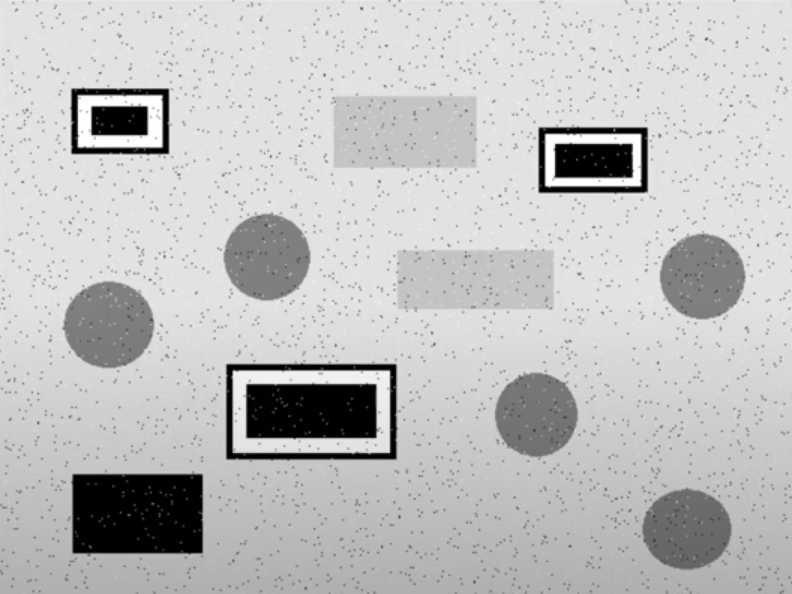
#> input picture Tutorial2D/Ruidos.png, 792 x 594 px
$ python 15_Suavizado.py
#> lines starting #> are read from the running program, lines starting #| are printed output that depends on the picture
import cv2
import numpy as np
import matplotlib.pyplot as plt

## FILTROS

imG = cv2.imread('Ruidos.png', 0)
#> imG: shape (594, 792); min 0, max 255, mean 193.2
cv2.imshow("Normal",imG)

fil1 = np.array([[1,1,1],[1,1,1],[1,1,1]])
fil2 = np.array([[1,1,1],[1,2,1],[1,1,1]])
fil3 = np.array([[1,2,1],[2,4,2],[1,2,1]])

fil1 = fil1/np.sum(fil1)
fil2 = fil2/np.sum(fil2)
fil3 = fil3/np.sum(fil3)

im1 = cv2.filter2D(imG,-1,fil1)     # -1 indica que es toda la imagen. Podemos elegir una región concreta.
im2 = cv2.filter2D(imG,-1,fil2)
im3 = cv2.filter2D(imG,-1,fil3)

cv2.imshow("Filtro Pasa Bajo", np.hstack([im1,im2,im3]))
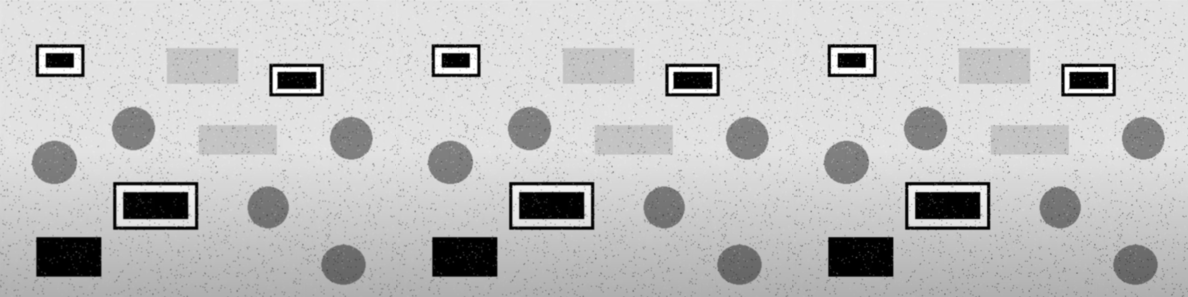
#> window 'Filtro Pasa Bajo': shape (594, 2376) (shown at 1/2 size); min 0, max 255, mean 193.2


fil1 = np.array([[0,-1,0],[-1,5,-1],[0,-1,0]])
fil2 = np.array([[-1,-1,-1],[-1,9,-1],[-1,-1,-1]])
fil3 = np.array([[1,-2,1],[-2,5,-2],[1,-2,1]])

fil1 = fil1/np.sum(fil1)
fil2 = fil2/np.sum(fil2)
fil3 = fil3/np.sum(fil3)

im1 = cv2.filter2D(imG,-1,fil1)
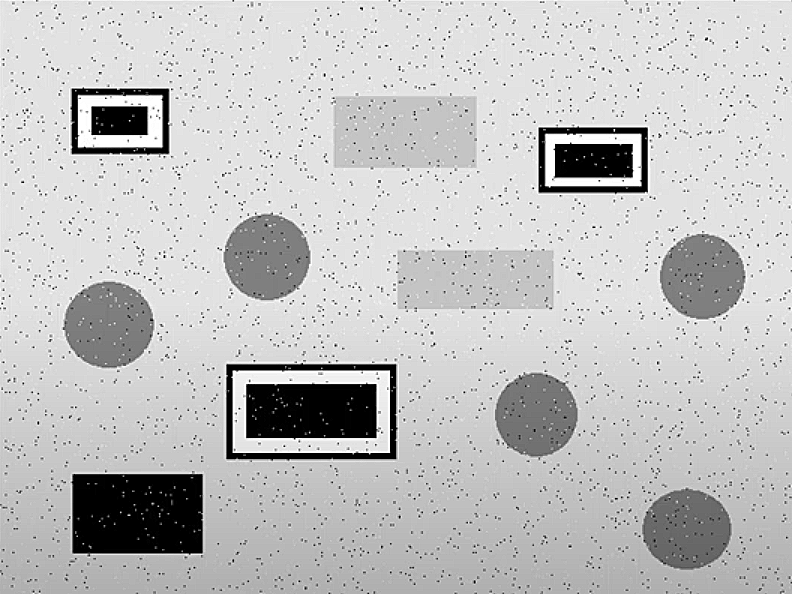
#> im1: shape (594, 792); min 0, max 255, mean 193.4
im2 = cv2.filter2D(imG,-1,fil2)
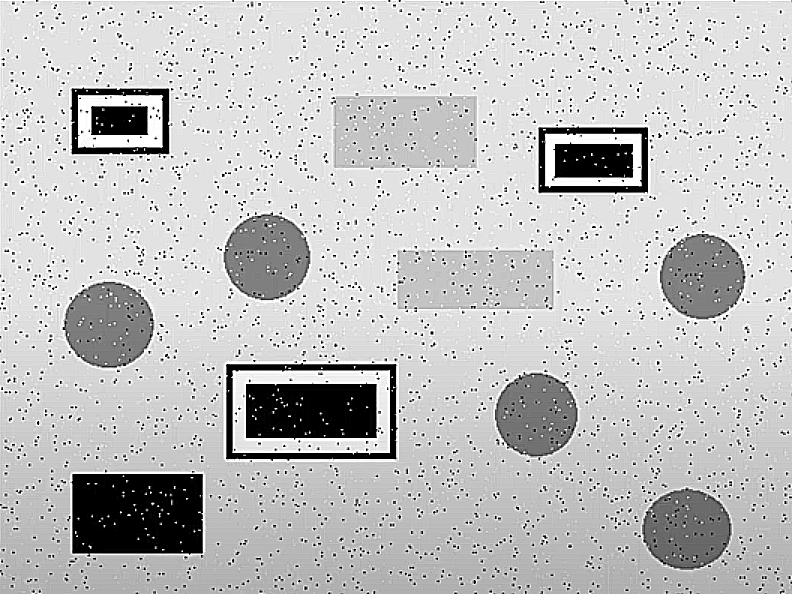
#> im2: shape (594, 792); min 0, max 255, mean 193.4
im3 = cv2.filter2D(imG,-1,fil3)

cv2.imshow("Filtro Pasa Alto", np.hstack([im1,im2,im3]))
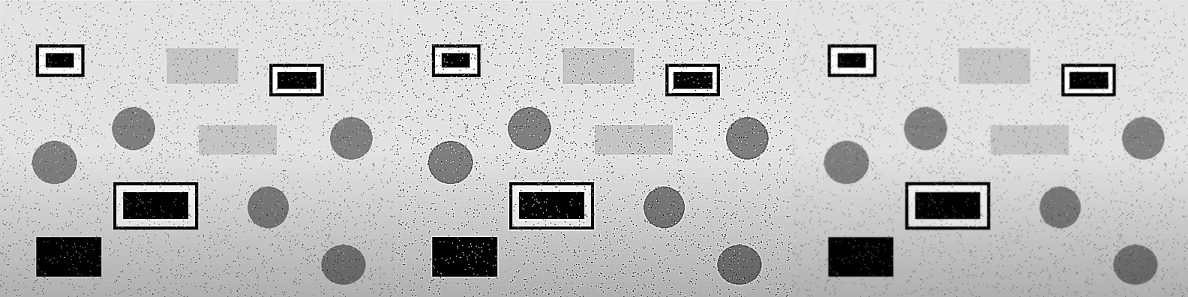
#> window 'Filtro Pasa Alto': shape (594, 2376) (shown at 1/2 size); min 0, max 255, mean 193.3


## Suavizados

Media = np.array([[1,1,1],[1,1,1],[1,1,1]])
Media = Media/np.sum(Media)

im_Media = cv2.filter2D(imG,-1,Media)
im_Mediana = cv2.medianBlur(imG,7)     # El 7 es de que la matriz en 7x7
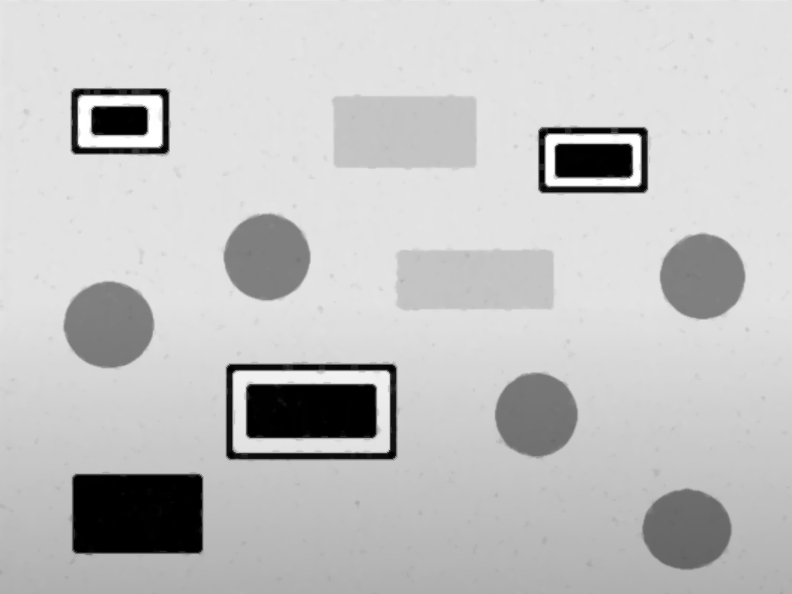
#> im_Mediana: shape (594, 792); min 0, max 255, mean 194.7

cv2.imshow("Suavizado", np.hstack([im_Media,im_Mediana]))
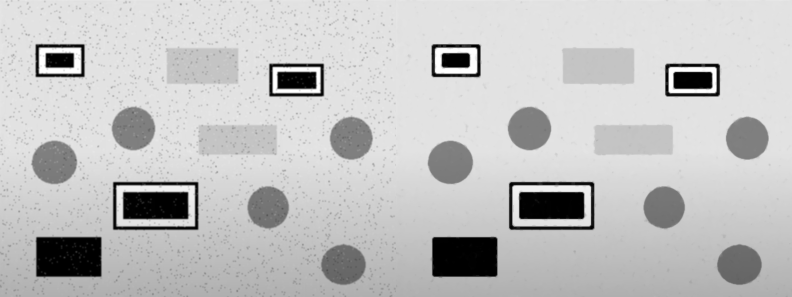
#> window 'Suavizado': shape (594, 1584) (shown at 1/2 size); min 0, max 255, mean 193.9

cv2.waitKey(0)
cv2.destroyAllWindows()

$ run again, with Tutorial2D/Gente.png copied over Tutorial2D/Ruidos.png
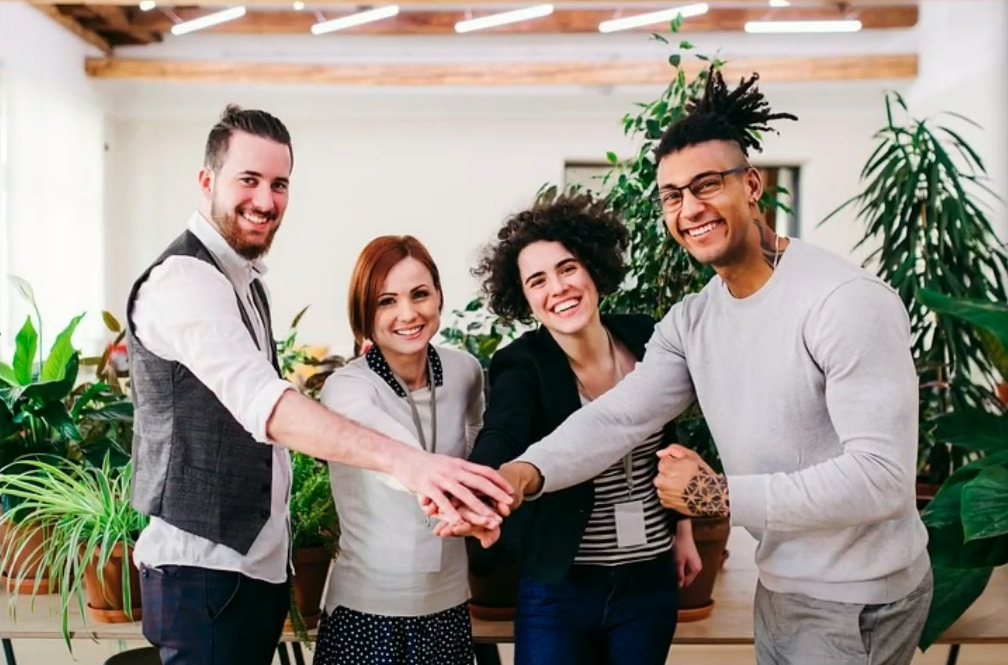
#> input picture Tutorial2D/Gente.png, 1008 x 665 px
#> `cv2.imshow("Filtro Pasa Alto", np.hstack([im1,im2,im3]))`:
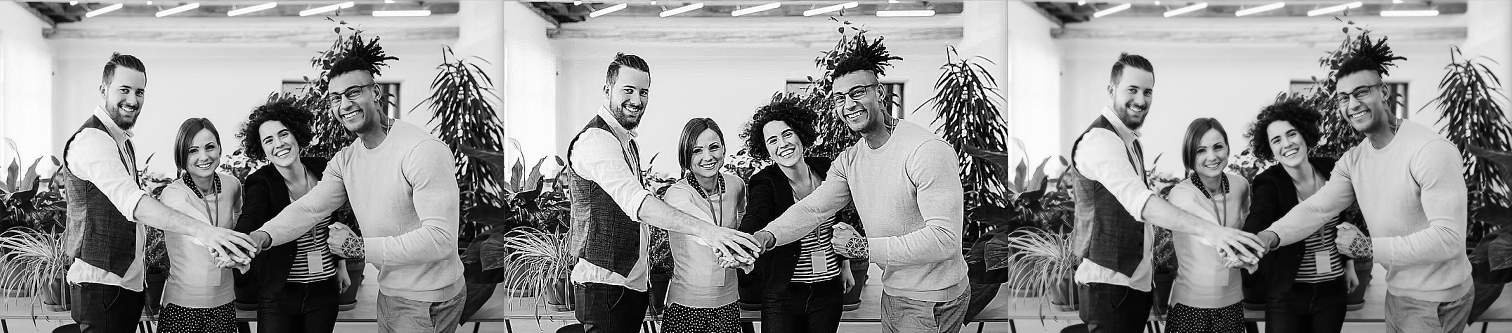
#> window 'Filtro Pasa Alto': shape (665, 3024) (shown at 1/2 size); min 0, max 255, mean 145.2
#> `cv2.imshow("Suavizado", np.hstack([im_Media,im_Mediana]))`:
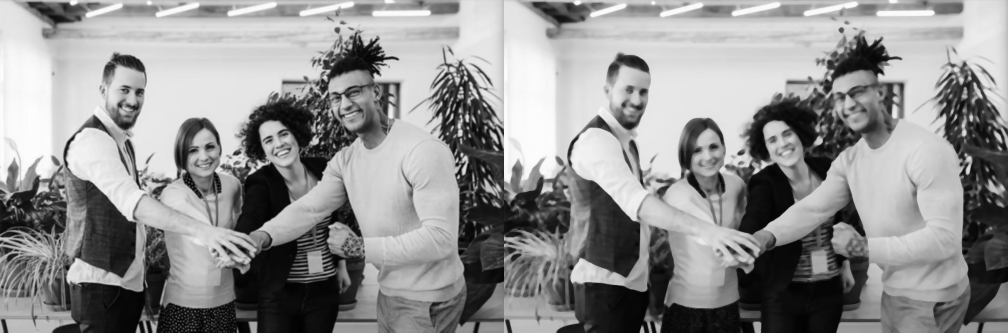
#> window 'Suavizado': shape (665, 2016) (shown at 1/2 size); min 1, max 254, mean 144.4
